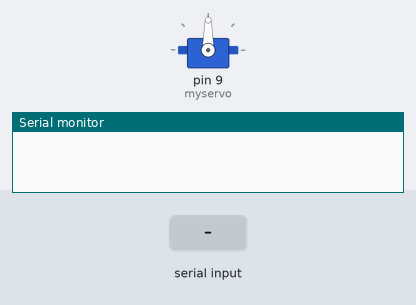
A sketch run on a simulated Arduino Uno, built with avr-gcc and run on an emulated ATmega328P. On the bench: servo, the last lines printed to the serial monitor. Inputs (shaded band) come from the test bench.

Above: at 1.2 s.
1.3 s: "1" received over the second serial link
At 2.3 s:
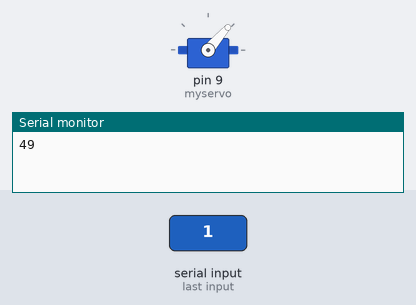
2.8 s: "0" received over the second serial link
At 3.4 s:
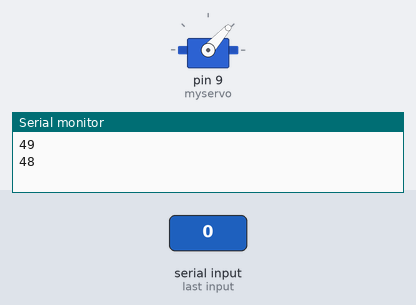
Timing chart, 0 to 5.8 s (numbered marks = the images above; inputs shaded):
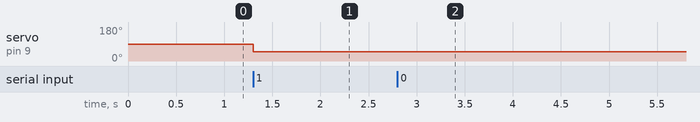

Measured:
- after the input at 1.3 s, servo on pin 9 (myservo): 90° → 49° at once
- after the input at 2.8 s, servo on pin 9 (myservo): 49° → 48° at once

The sketch:

servo_control_using_android.ino
```cpp
#include <Servo.h>
#include <SoftwareSerial.h>
Servo myservo;
SoftwareSerial bt(10,11); //BTtx,BTrx


void setup() {
  // put your setup code here, to run once:
myservo.attach(9);
Serial.begin(38400);
bt.begin(38400);
}

void loop() {
  // put your main code here, to run repeatedly:
if(bt.available()>0)
{
  int tosend=bt.read();
  Serial.println(tosend);
  myservo.write(tosend);
}
}
```
